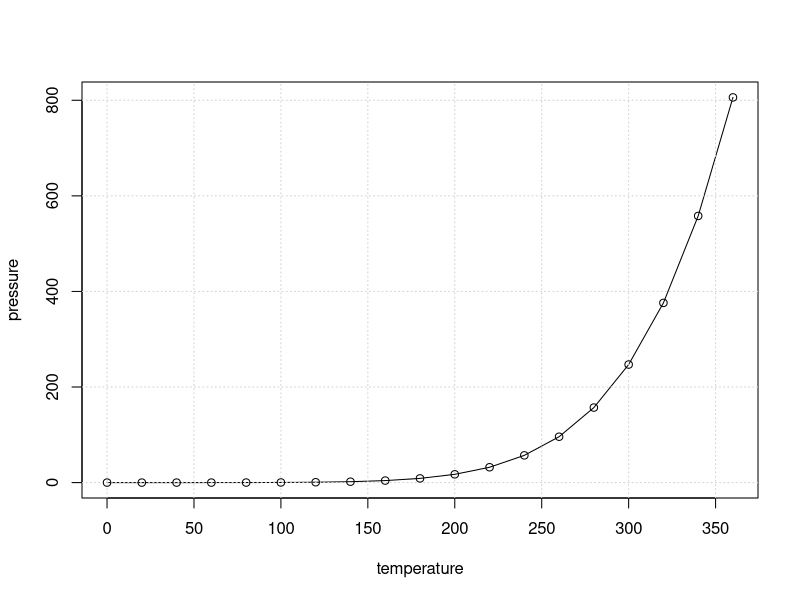
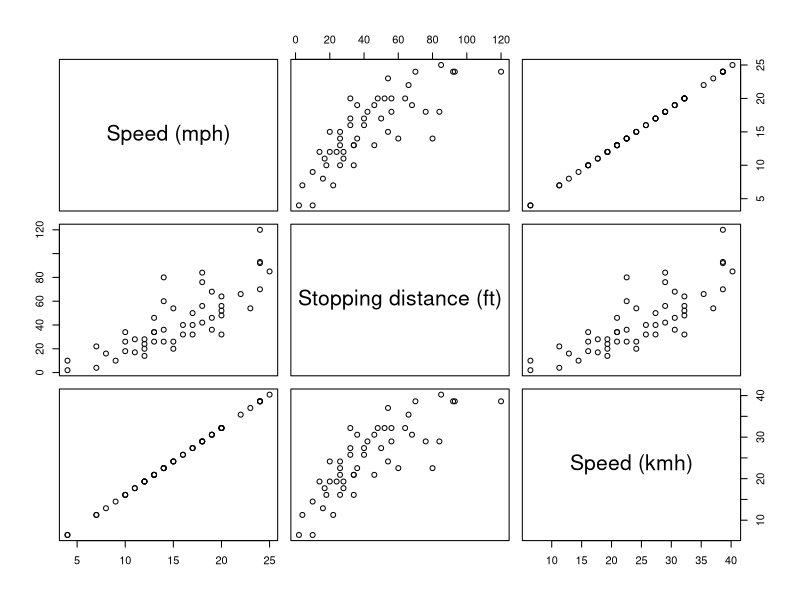
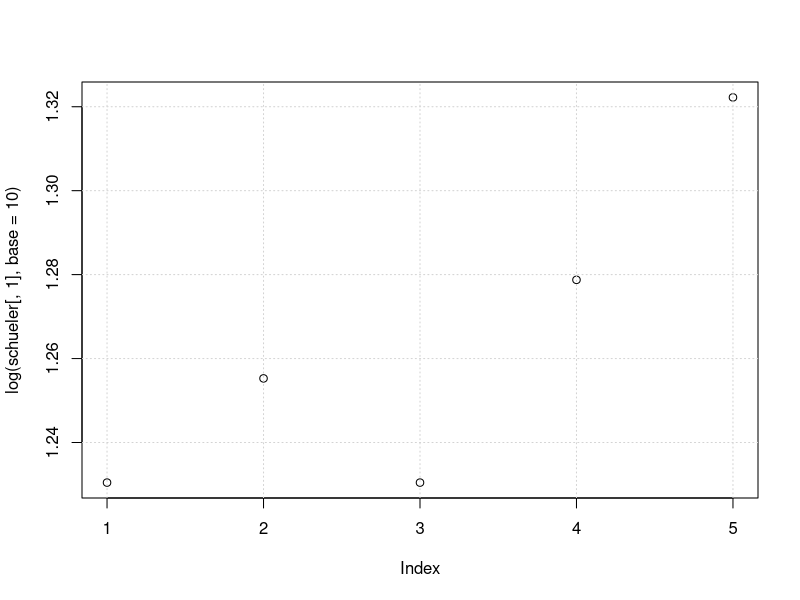
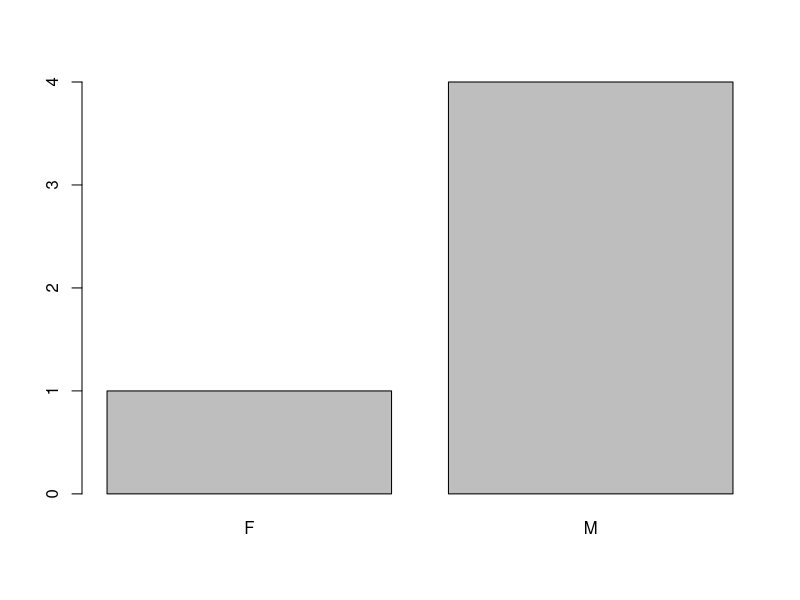

The R script that drew these images, in order:
## ---- chunk 1
knitr::opts_chunk$set(echo = TRUE)

## Daten laden 
#read.csv2("example.csv")

## Pakete laden 
library(xtable)

## ---- chunk 2
summary(cars)
cars_adaptiert <- cars
cars_adaptiert$speedkmh <- cars_adaptiert$speed * 1.609344
str(cars_adaptiert)
x <- c(2,3,4)
str(x)
x <- c(2,"3",4)
str(x)
y<-c(TRUE,FALSE,TRUE)
str(y)
listen <- list(x,y,cars)
str(listen)
(listen[[3]])[1:10,]
## ---- chunk 3
schueler <- data.frame(alter = c(17,18,17,19,21), geschlecht = c("F","M","M","M","M"))
str(schueler)
schueler$geschlecht <- factor(schueler$geschlecht)
str(schueler)
summary(schueler)
## ---- chunk 4
names(cars_adaptiert) <- c("Speed (mph)","Stopping distance (ft)","Speed (kmh)")

print.xtable(xtable(summary(cars_adaptiert),digits = 0,caption = "Zusammenfassung von cars; 1. Spalte speed in mph; 2. Spalte stopping distance in ft; 3. Spalte speed in km/h"),include.rownames = FALSE,comment = FALSE)
## ---- chunk 5
plot(pressure,type="l")
grid()
points(pressure)
## ---- chunk 6
plot(cars_adaptiert)
## ---- chunk 7
plot(log(schueler[,1],base = 10))
grid()
## ---- chunk 8
plot(schueler[,2])
